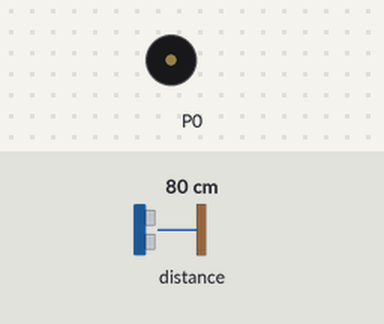
Simulated run of this program. Board: BBC micro:bit (MakeCode). Parts: buzzer (waves = sounding). Inputs (shaded band) come from the test bench; at power-on: distance to the obstacle 80 cm.

Above: at 1.2 s.
1.3 s: distance to the obstacle set to 44 cm
2.8 s: distance to the obstacle set to 37 cm
At 3.2 s:
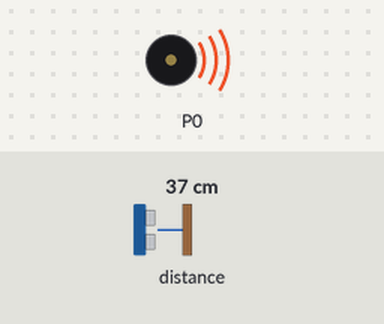
5.8 s: distance to the obstacle set to 60 cm
At 6.6 s:
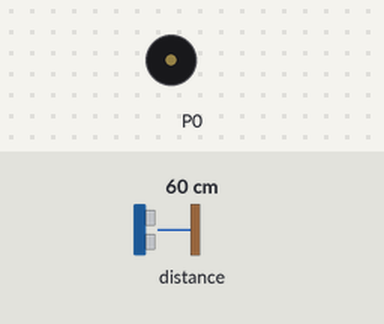
7.4 s: distance to the obstacle set to 2 cm
At 7.8 s:
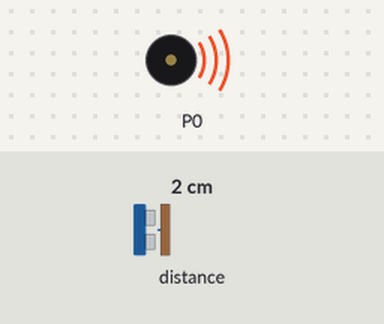
Timing chart, 0 to 11.4 s (numbered marks = the images above; inputs shaded):
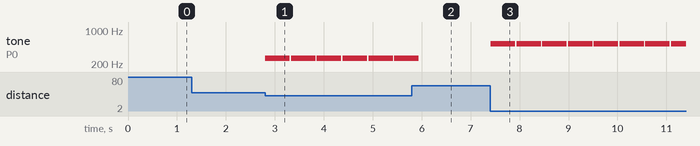

Measured:
- the behaviour switches between 41 and 40 cm on distance to the obstacle (found by bisection; images 0 and 1)
- after the input at 1.3 s, every drawn part: stays the same
- after the input at 2.8 s, tone on P0: alternates 262 Hz for 0.50 s and silent for 0.03 s, starting at once
- after the input at 5.8 s, tone on P0: goes on until 5.9 s, then stays silent
- after the input at 7.4 s, tone on P0: alternates 523 Hz for 0.50 s and silent for 0.03 s, starting at once

The program:

main.ts
```typescript
let distancia = sonar.ping(
DigitalPin.P2,
DigitalPin.P1,
PingUnit.Centimeters
)
basic.forever(function () {
    distancia = sonar.ping(
    DigitalPin.P2,
    DigitalPin.P1,
    PingUnit.Centimeters
    )
    if (distancia <= 5) {
        music.playTone(523, music.beat(BeatFraction.Whole))
    } else if (distancia <= 10) {
        music.playTone(494, music.beat(BeatFraction.Whole))
    } else if (distancia <= 15) {
        music.playTone(440, music.beat(BeatFraction.Whole))
    } else if (distancia <= 20) {
        music.playTone(392, music.beat(BeatFraction.Whole))
    } else if (distancia <= 25) {
        music.playTone(349, music.beat(BeatFraction.Whole))
    } else if (distancia <= 30) {
        music.playTone(330, music.beat(BeatFraction.Whole))
    } else if (distancia <= 35) {
        music.playTone(294, music.beat(BeatFraction.Whole))
    } else if (distancia <= 40) {
        music.playTone(262, music.beat(BeatFraction.Whole))
    }
})
```

test.ts
```typescript
// aquí va el archivo "tests"; esto no se compilará cuando este paquete se utilice como una extensión.
```
